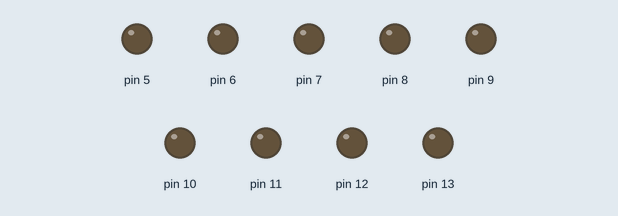
The sketch below on a simulated Arduino Uno, built with avr-gcc and run on an emulated ATmega328P. Shown: output pins drawn as LEDs (lit = HIGH).

Above: at 0.6 s.
At 7.99 s:
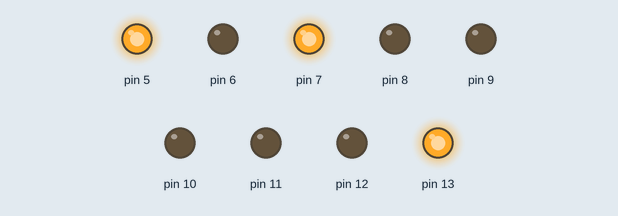
At 14.31 s:
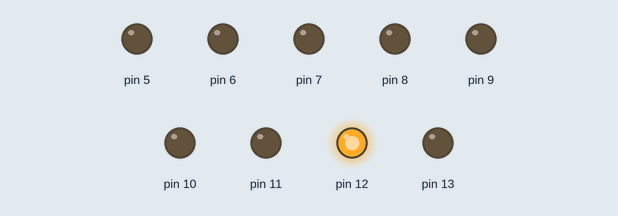
At 15.51 s:
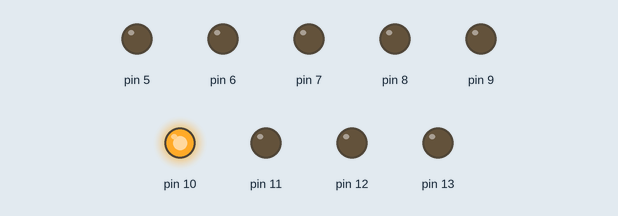
At 27.74 s:
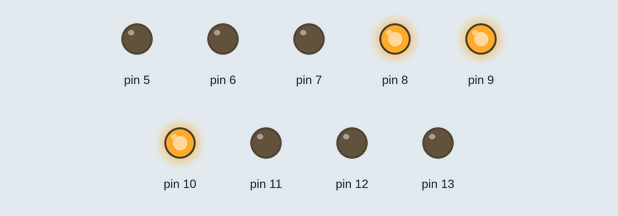
At 39.82 s:
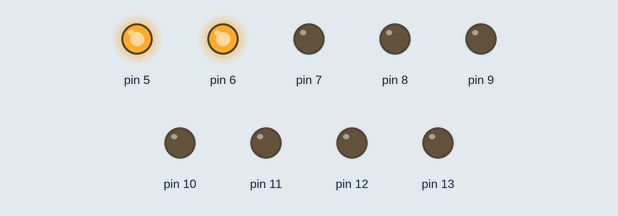
Timing chart, 0 to 40.0 s (numbered marks = the images above):
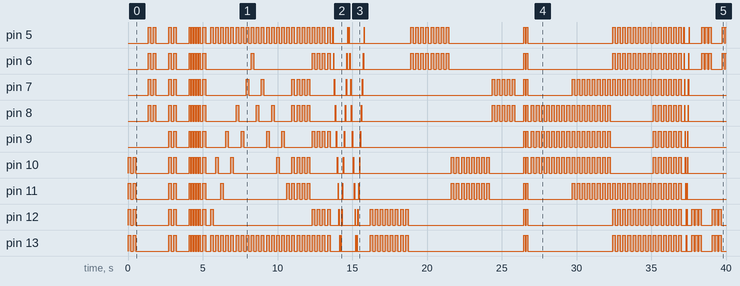

The sketch:

Usseewa.ino
```cpp
void setup() {
  // put your setup code here, to run once:
  pinMode(13, OUTPUT);
  pinMode(12, OUTPUT);
  pinMode(11, OUTPUT);
  pinMode(10, OUTPUT);
  pinMode(9, OUTPUT);
  pinMode(8, OUTPUT);
  pinMode(7, OUTPUT);
  pinMode(6, OUTPUT);
  pinMode(5, OUTPUT);
}
void backandforth1() {
  digitalWrite(5, HIGH);
  delay(30);
  digitalWrite(5, LOW);
  delay(30);
  digitalWrite(6, HIGH);
  delay(30);
  digitalWrite(6, LOW);
  delay(30);
  digitalWrite(7, HIGH);
  delay(30);
  digitalWrite(7, LOW);
  delay(30);
  digitalWrite(8, HIGH);
  delay(30);
  digitalWrite(8, LOW);
  delay(30);
  digitalWrite(9, HIGH);
  delay(30);
  digitalWrite(9, LOW);
  delay(30);
  digitalWrite(10, HIGH);
  delay(30);
  digitalWrite(10, LOW);
  delay(30);
  digitalWrite(11, HIGH);
  delay(30);
  digitalWrite(11, LOW);
  delay(30);
  digitalWrite(12, HIGH);
  delay(30);
  digitalWrite(12, LOW);
  delay(30);
  digitalWrite(13, HIGH);
  delay(30);
  digitalWrite(13, LOW);
  delay(30);


  digitalWrite(13, HIGH);
  delay(30);
  digitalWrite(13, LOW);
  delay(30);
  digitalWrite(12, HIGH);
  delay(30);
  digitalWrite(12, LOW);
  delay(30);
  digitalWrite(11, HIGH);
  delay(30);
  digitalWrite(11, LOW);
  delay(30);
  digitalWrite(10, HIGH);
  delay(30);
  digitalWrite(10, LOW);
  delay(30);
  digitalWrite(9, HIGH);
  delay(30);
  digitalWrite(9, LOW);
  delay(30);
  digitalWrite(8, HIGH);
  delay(30);
  digitalWrite(8, LOW);
  delay(30);
  digitalWrite(7, HIGH);
  delay(30);
  digitalWrite(7, LOW);
  delay(30);
  digitalWrite(6, HIGH);
  delay(30);
  digitalWrite(6, LOW);
  delay(30);
  digitalWrite(5, HIGH);
  delay(30);
  digitalWrite(5, LOW);
  delay(30);
}
void backandforth2() {
  digitalWrite(5, HIGH);
  delay(10);
  digitalWrite(5, LOW);
  delay(10);
  digitalWrite(6, HIGH);
  delay(10);
  digitalWrite(6, LOW);
  delay(10);
  digitalWrite(7, HIGH);
  delay(10);
  digitalWrite(7, LOW);
  delay(10);
  digitalWrite(8, HIGH);
  delay(10);
  digitalWrite(8, LOW);
  delay(10);
  digitalWrite(9, HIGH);
  delay(10);
  digitalWrite(9, LOW);
  delay(10);
  digitalWrite(10, HIGH);
  delay(10);
  digitalWrite(10, LOW);
  delay(10);
  digitalWrite(11, HIGH);
  delay(10);
  digitalWrite(11, LOW);
  delay(10);
  digitalWrite(12, HIGH);
  delay(10);
  digitalWrite(12, LOW);
  delay(10);
  digitalWrite(13, HIGH);
  delay(10);
  digitalWrite(13, LOW);
  delay(10);

  digitalWrite(13, HIGH);
  delay(10);
  digitalWrite(13, LOW);
  delay(10);
  digitalWrite(12, HIGH);
  delay(10);
  digitalWrite(12, LOW);
  delay(10);
  digitalWrite(11, HIGH);
  delay(10);
  digitalWrite(11, LOW);
  delay(10);
  digitalWrite(10, HIGH);
  delay(10);
  digitalWrite(10, LOW);
  delay(10);
  digitalWrite(9, HIGH);
  delay(10);
  digitalWrite(9, LOW);
  delay(10);
  digitalWrite(8, HIGH);
  delay(10);
  digitalWrite(8, LOW);
  delay(10);
  digitalWrite(7, HIGH);
  delay(10);
  digitalWrite(7, LOW);
  delay(10);
  digitalWrite(6, HIGH);
  delay(10);
  digitalWrite(6, LOW);
  delay(10);
  digitalWrite(5, HIGH);
  delay(10);
  digitalWrite(5, LOW);
  delay(10);
}
void allhigh() {
  digitalWrite(5, HIGH);
  digitalWrite(6, HIGH);
  digitalWrite(7, HIGH);
  digitalWrite(8, HIGH);
  digitalWrite(9, HIGH);
  digitalWrite(10, HIGH);
  digitalWrite(11, HIGH);
  digitalWrite(12, HIGH);
  digitalWrite(13, HIGH);
}
void alllow() {
  digitalWrite(5, LOW);
  digitalWrite(6, LOW);
  digitalWrite(7, LOW);
  digitalWrite(8, LOW);
  digitalWrite(9, LOW);
  digitalWrite(10, LOW);
  digitalWrite(11, LOW);
  digitalWrite(12, LOW);
  digitalWrite(13, LOW);
}
void intro1() {
  //first dudun
  for (int i = 0; i < 2; i++) {
    digitalWrite(10, HIGH);
    digitalWrite(11, HIGH);
    digitalWrite(12, HIGH);
    digitalWrite(13, HIGH);
    delay(170);
    digitalWrite(10, LOW);
    digitalWrite(11, LOW);
    digitalWrite(12, LOW);
    digitalWrite(13, LOW);
    delay(170);
  }
  delay(340);
  delay(340);
  //second dudun
  for (int i = 0; i < 2; i++) {
    digitalWrite(5, HIGH);
    digitalWrite(6, HIGH);
    digitalWrite(7, HIGH);
    digitalWrite(8, HIGH);
    delay(170);
    digitalWrite(5, LOW);
    digitalWrite(6, LOW);
    digitalWrite(7, LOW);
    digitalWrite(8, LOW);
    delay(170);
  }
  delay(340);
  delay(340);

  // third dudun
  for (int i = 0; i < 2; i++) {
    allhigh();
    delay(170);
    alllow();
    delay(170);
  }
  delay(340);
  delay(340);

  for (int i = 0; i < 5; i++) {
    allhigh();
    delay(85);
    alllow();
    delay(85);
  }
  delay(85);
  allhigh();
  delay(170);
  alllow();
  delay(340);
}
void endshigh() {
  digitalWrite(13, HIGH);
  digitalWrite(5, HIGH);
}

void endslow() {
  digitalWrite(13, LOW);
  digitalWrite(5, LOW);
}

void intro2() {
  for (int j = 13; j > 9; j--) {
    endshigh();
    digitalWrite(j - 1, HIGH);
    delay(170);
    endslow();
    digitalWrite(j - 1, LOW);
    delay(170);
    endshigh();
    digitalWrite(j - 3, HIGH);
    delay(170);
    endslow();
    digitalWrite(j - 3, LOW);
    delay(170);
  }

  for (int j = 5; j < 9; j++) {
    endshigh();
    digitalWrite(j + 1, HIGH);
    delay(170);
    endslow();
    digitalWrite(j + 1, LOW);
    delay(170);
    endshigh();
    digitalWrite(j + 3, HIGH);
    delay(170);
    endslow();
    digitalWrite(j + 3, LOW);
    delay(170);
  }
  for (int i = 0; i < 4; i++) {
    endshigh();
    digitalWrite(11, HIGH);
    digitalWrite(10, HIGH);
    digitalWrite(7, HIGH);
    digitalWrite(8, HIGH);
    delay(170);
    endslow();
    digitalWrite(10, LOW);
    digitalWrite(11, LOW);
    digitalWrite(8, LOW);
    digitalWrite(7, LOW);
    delay(170);
  }
  for (int i = 0; i < 4; i++) {
    endshigh();
    digitalWrite(12, HIGH);
    digitalWrite(6, HIGH);
    digitalWrite(9, HIGH);
    delay(170);
    endslow();
    digitalWrite(12, LOW);
    digitalWrite(6, LOW);
    digitalWrite(9, LOW);
    delay(170);
  }
  for (int i = 0; i < 2; i++) {
    backandforth1();
  }
}
void verse1() {
  for (int i = 0; i < 8; i++) {
    digitalWrite(13, HIGH);
    digitalWrite(12, HIGH);
    delay(170);
    digitalWrite(13, LOW);
    digitalWrite(12, LOW);
    delay(170);
  }
  for (int i = 0; i < 8; i++) {
    digitalWrite(5, HIGH);
    digitalWrite(6, HIGH);
    delay(170);
    digitalWrite(5, LOW);
    digitalWrite(6, LOW);
    delay(170);
  }
  for (int i = 0; i < 8; i++) {
    digitalWrite(11, HIGH);
    digitalWrite(10, HIGH);
    delay(170);
    digitalWrite(11, LOW);
    digitalWrite(10, LOW);
    delay(170);
  }
  for (int i = 0; i < 5; i++) {
    digitalWrite(7, HIGH);
    digitalWrite(8, HIGH);
    delay(170);
    digitalWrite(7, LOW);
    digitalWrite(8, LOW);
    delay(170);
  }
  delay(170);
  delay(170);
  delay(85);
  for (int i = 0; i < 2; i++) {
    allhigh();
    delay(85);
    alllow();
    delay(85);
  }
}
void verse2() {
  for (int i = 0; i < 8; i++) {
    digitalWrite(10, HIGH);
    digitalWrite(9, HIGH);
    digitalWrite(8, HIGH);
    delay(170);
    digitalWrite(10, LOW);
    digitalWrite(9, LOW);
    digitalWrite(8, LOW);
    delay(170);
  }
  for (int i = 0; i < 8; i++) {
    digitalWrite(11, HIGH);
    digitalWrite(10, HIGH);
    digitalWrite(9, HIGH);
    digitalWrite(8, HIGH);
    digitalWrite(7, HIGH);
    delay(170);
    digitalWrite(11, LOW);
    digitalWrite(10, LOW);
    digitalWrite(9, LOW);
    digitalWrite(8, LOW);
    digitalWrite(7, LOW);
    delay(170);
  }
  for (int i = 0; i < 8; i++) {
    digitalWrite(11, HIGH);
    digitalWrite(7, HIGH);
    digitalWrite(12, HIGH);
    digitalWrite(6, HIGH);
    digitalWrite(13, HIGH);
    digitalWrite(5, HIGH);
    delay(170);
    digitalWrite(11, LOW);
    digitalWrite(7, LOW);
    digitalWrite(12, LOW);
    digitalWrite(6, LOW);
    digitalWrite(13, LOW);
    digitalWrite(5, LOW);
    delay(170);
  }
  for (int i = 0; i < 6; i++) {
    allhigh();
    delay(170);
    alllow();
    delay(170);
  }
  backandforth2();
}

void bridge() {
  delay(170);
  for (int i = 0; i < 2; i++) {
    for (int i = 0; i < 3; i++) {
      digitalWrite(13, HIGH);
      digitalWrite(12, HIGH);
      delay(170);
      digitalWrite(13, LOW);
      digitalWrite(12, LOW);
      delay(55);
    }
    for (int i = 0; i < 3; i++) {
      digitalWrite(5, HIGH);
      digitalWrite(6, HIGH);
      delay(170);
      digitalWrite(5, LOW);
      digitalWrite(6, LOW);
      delay(55);
    }
  }
  for (int i = 0; i < 2; i++) {
    for (int i = 0; i < 3; i++) {
      digitalWrite(13, HIGH);
      digitalWrite(12, HIGH);
      digitalWrite(11, HIGH);
      delay(170);
      digitalWrite(13, LOW);
      digitalWrite(12, LOW);
      digitalWrite(11, LOW);
      delay(55);
    }
    for (int i = 0; i < 3; i++) {
      digitalWrite(5, HIGH);
      digitalWrite(6, HIGH);
      digitalWrite(7, HIGH);
      delay(170);
      digitalWrite(5, LOW);
      digitalWrite(6, LOW);
      digitalWrite(7, LOW);
      delay(55);
    }
  }
  for (int i = 0; i < 2; i++) {
    for (int i = 0; i < 3; i++) {
      digitalWrite(13, HIGH);
      digitalWrite(12, HIGH);
      digitalWrite(11, HIGH);
      digitalWrite(10, HIGH);
      delay(170);
      digitalWrite(13, LOW);
      digitalWrite(12, LOW);
      digitalWrite(11, LOW);
      digitalWrite(10, LOW);
      delay(55);
    }
    for (int i = 0; i < 3; i++) {
      digitalWrite(5, HIGH);
      digitalWrite(6, HIGH);
      digitalWrite(7, HIGH);
      digitalWrite(8, HIGH);
      delay(170);
      digitalWrite(5, LOW);
      digitalWrite(6, LOW);
      digitalWrite(7, LOW);
      digitalWrite(8, LOW);
      delay(55);
    }
  }
  digitalWrite(9,HIGH);
      digitalWrite(13, HIGH);
      digitalWrite(12, HIGH);
      digitalWrite(11, HIGH);
      digitalWrite(10, HIGH);
      delay(200);
      digitalWrite(13, LOW);
      digitalWrite(12, LOW);
      digitalWrite(11, LOW);
      digitalWrite(10, LOW);
      delay(340);
      digitalWrite(5, HIGH);
      digitalWrite(6, HIGH);
      digitalWrite(7, HIGH);
      digitalWrite(8, HIGH);
      delay(200);
      digitalWrite(5, LOW);
      digitalWrite(6, LOW);
      digitalWrite(7, LOW);
      digitalWrite(8, LOW);
      delay(340);
for (int i= 0; i<2; i++)
{
digitalWrite(13, HIGH);
      digitalWrite(12, HIGH);
      digitalWrite(11, HIGH);
      digitalWrite(10, HIGH);
      delay(200);
      digitalWrite(13, LOW);
      digitalWrite(12, LOW);
      digitalWrite(11, LOW);
      digitalWrite(10, LOW);
      delay(200);
      digitalWrite(5, HIGH);
      digitalWrite(6, HIGH);
      digitalWrite(7, HIGH);
      digitalWrite(8, HIGH);
      delay(200);
      digitalWrite(5, LOW);
      digitalWrite(6, LOW);
      digitalWrite(7, LOW);
      digitalWrite(8, LOW);
      delay(200);
}
  for (int i=0; i<5; i++)
  {
    digitalWrite(9, HIGH);
    delay(200);
    digitalWrite(9, LOW);
    delay(200);
  }
  for (int i=0; i<7; i++)
  {
allhigh();
  delay(30);
  alllow();
  delay(30);
  }

}


void loop() {
  intro1();
  intro2();
  delay(170);
  delay(170);
  verse1();
  delay(170);
  verse2();
  bridge();
}
```

Measured:
- by itself, pin 5: LOW → HIGH at 1.4 s, → LOW 0.17 s later, → HIGH 0.17 s later, → LOW 0.17 s later, … (137 changes in this stretch)
- by itself, pin 6: LOW → HIGH at 1.4 s, → LOW 0.17 s later, → HIGH 0.17 s later, → LOW 0.17 s later, … (99 changes in this stretch)
- by itself, pin 7: LOW → HIGH at 1.4 s, → LOW 0.17 s later, → HIGH 0.17 s later, → LOW 0.17 s later, … (102 changes in this stretch)
- by itself, pin 8: LOW → HIGH at 1.4 s, → LOW 0.17 s later, → HIGH 0.17 s later, → LOW 0.17 s later, … (104 changes in this stretch)
- by itself, pin 9: LOW → HIGH at 2.7 s, → LOW 0.17 s later, → HIGH 0.17 s later, → LOW 0.17 s later, … (92 changes in this stretch)
- by itself, pin 10: LOW → HIGH at 0.00 s, → LOW 0.17 s later, → HIGH 0.17 s later, → LOW 0.17 s later, … (110 changes in this stretch)
- by itself, pin 11: LOW → HIGH at 0.00 s, → LOW 0.17 s later, → HIGH 0.17 s later, → LOW 0.17 s later, … (108 changes in this stretch)
- by itself, pin 12: LOW → HIGH at 0.00 s, → LOW 0.17 s later, → HIGH 0.17 s later, → LOW 0.17 s later, … (102 changes in this stretch)
